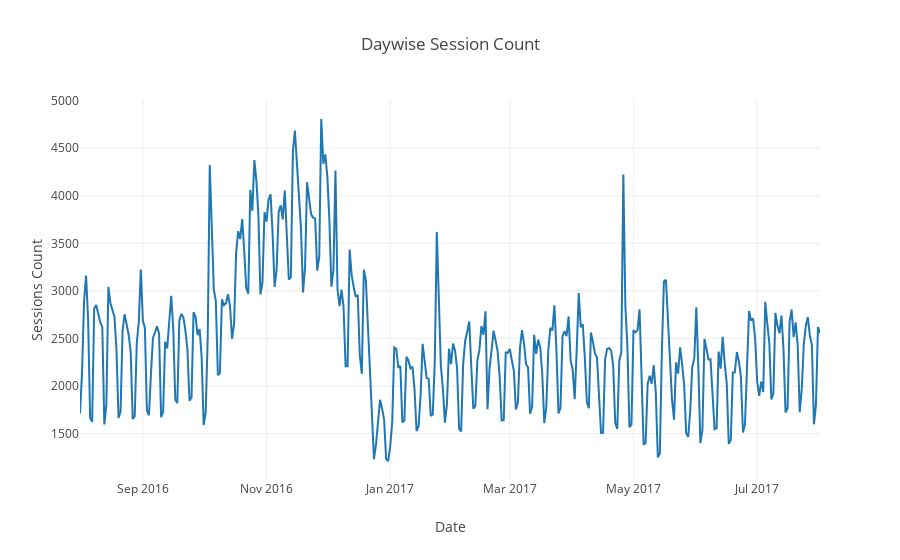

Notebook code cell kept with this figure:
### Code cell
session_trace = [
    go.Scatter(
        x = date_session.index,
        y = date_session
    )
]

session_layout = go.Layout(
    title = "Daywise Session Count",
    xaxis = dict(
        title = "Date"
    ),
    yaxis = dict(
        title = "Sessions Count"
    )
)

session_fig = go.Figure(data=session_trace, layout=session_layout)
py.iplot(session_fig)

### Figure 1 — Plotly figure (JSON) as saved in the notebook; plotly's stock layout.template omitted (floating-point values rounded to 4 significant figures; data arrays with more than 128 entries replaced by an {"elided": "..."} marker saying what was removed)
{"data": [{"type": "scatter", "uid": "77d23a0c-e7cc-11e8-9e57-54e1ad9767fc", "x": {"elided": "366 str values"}, "y": {"elided": "366 int values"}}], "layout": {"title": "Daywise Session Count", "xaxis": {"title": "Date"}, "yaxis": {"title": "Sessions Count"}}}
